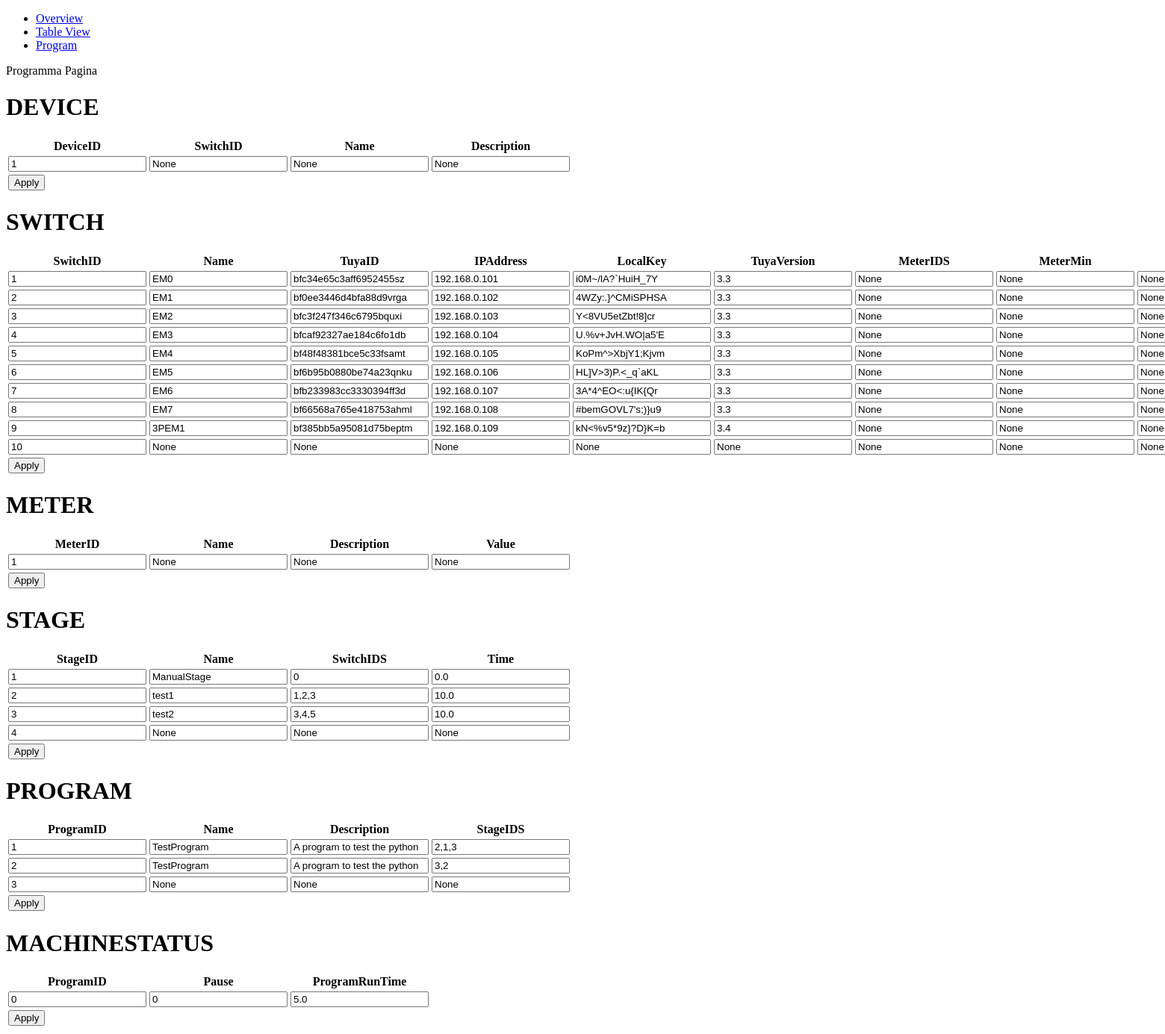
Page /program on the earlier database version.
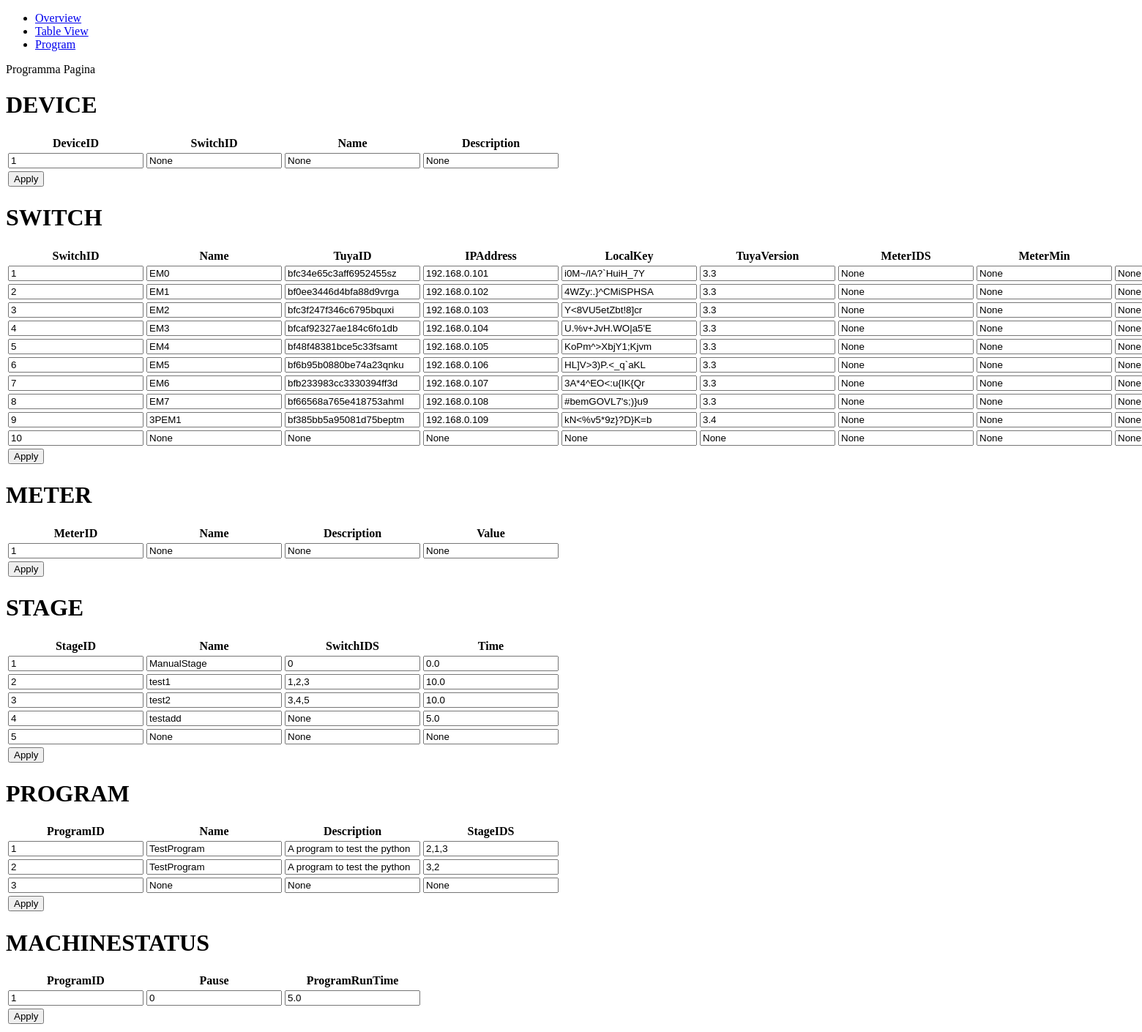
Same page on the later database version.
### tables this page shows
CREATE TABLE SWITCH (
    SwitchID INTEGER PRIMARY KEY AUTOINCREMENT,
    Name TEXT NOT NULL,
    TuyaID TEXT NOT NULL,
    IPAddress TEXT NOT NULL,
    LocalKey TEXT NOT NULL,
    TuyaVersion REAL NOT NULL,
    MeterIDS TEXT,
    MeterMin TEXT,
    MeterMax TEXT
);

CREATE TABLE STAGE (
    StageID INTEGER PRIMARY KEY AUTOINCREMENT,
    Name TEXT NOT NULL,
    SwitchIDS TEXT,
    Time REAL NOT NULL
);

CREATE TABLE PROGRAM (
    ProgramID INTEGER PRIMARY KEY AUTOINCREMENT,
    Name TEXT NOT NULL,
    Description TEXT,
    StageIDS TEXT NOT NULL
);

CREATE TABLE MACHINESTATUS (
    ProgramID INTEGER NOT NULL,
    Pause INTEGER NOT NULL CHECK (Pause IN (0,1,2)),
    ProgramRunTime REAL NOT NULL,
    PRIMARY KEY (ProgramID),
    FOREIGN KEY (ProgramID) REFERENCES PROGRAM(ProgramID)
);

### server/server.py (the view)
@app.route("/program")
def program():
    tables = []
    for tableName in tableNames:
        tables.append(sF.getTable(tableName,1))
    return render_template('program.html',tables=tables,tableNames=tableNames)

### server/serverFunctions/getTable.py (called while the page is built)
def getTable(table,add):
    db = sqlite3.connect('../data/machine.db',timeout=5)
    cs = db.execute('SELECT * FROM ' + table)
    ns = [description[0] for description in cs.description]
    result = []
    rows = 1;
    for ci in cs:
        result.append(dict(zip(ns,ci)))
        rows = rows + 1
    if add:
        if table != "MACHINESTATUS":
            result.append(dict(zip(ns,[rows]+[None]*len(ns))))
    else:
        if not result:
            result.append(dict(zip(ns,[rows]+[None]*len(ns))))
    db.close()
    return result

### server/templates/program.html
{% extends "layout.html" %}
{% block main %}
	<div>
		Programma Pagina
	</div>
	{% for table in tables %}
	<div>
		<h1>{{ tableNames[loop.index-1] }}</h1>
		<form action="/program/{{ tableNames[loop.index-1] }}" method="POST">
                <table>
                        <thead>
                                <tr>
                                        {% for key, value in table[0].items() %}
                                                <th>{{key}}</th>
                                        {% endfor %}
                                </tr>
                        </thead>
                        <tbody>
                               	{% for item in table %}
                                {% set outer_loop = loop %}
                                       	<tr>
                                               	{% for key, value in item.items() %}
							<td><input name="{{outer_loop.index|string + key}}" value="{{value}}" /></th>
                                               	{% endfor %}
                                       	</tr>
                                {% endfor %}
				<tr><td><input type="submit" value="Apply"/></td></tr>
                        </tbody>
                </table>
		</form>
        </div>
	{% endfor %}
{% endblock %}

Differences in the rows shown:
removed MACHINESTATUS: key "ProgramRunTime", item "0" "0", ProgramRunTime "5.0"
added STAGE: item "4" "None", Name "testadd", Time "5.0"
added MACHINESTATUS: key "ProgramRunTime", item "1" "0", ProgramRunTime "5.0"
Other differences:
list line gone: "4 None None None"
new list line: "5 None None None"
